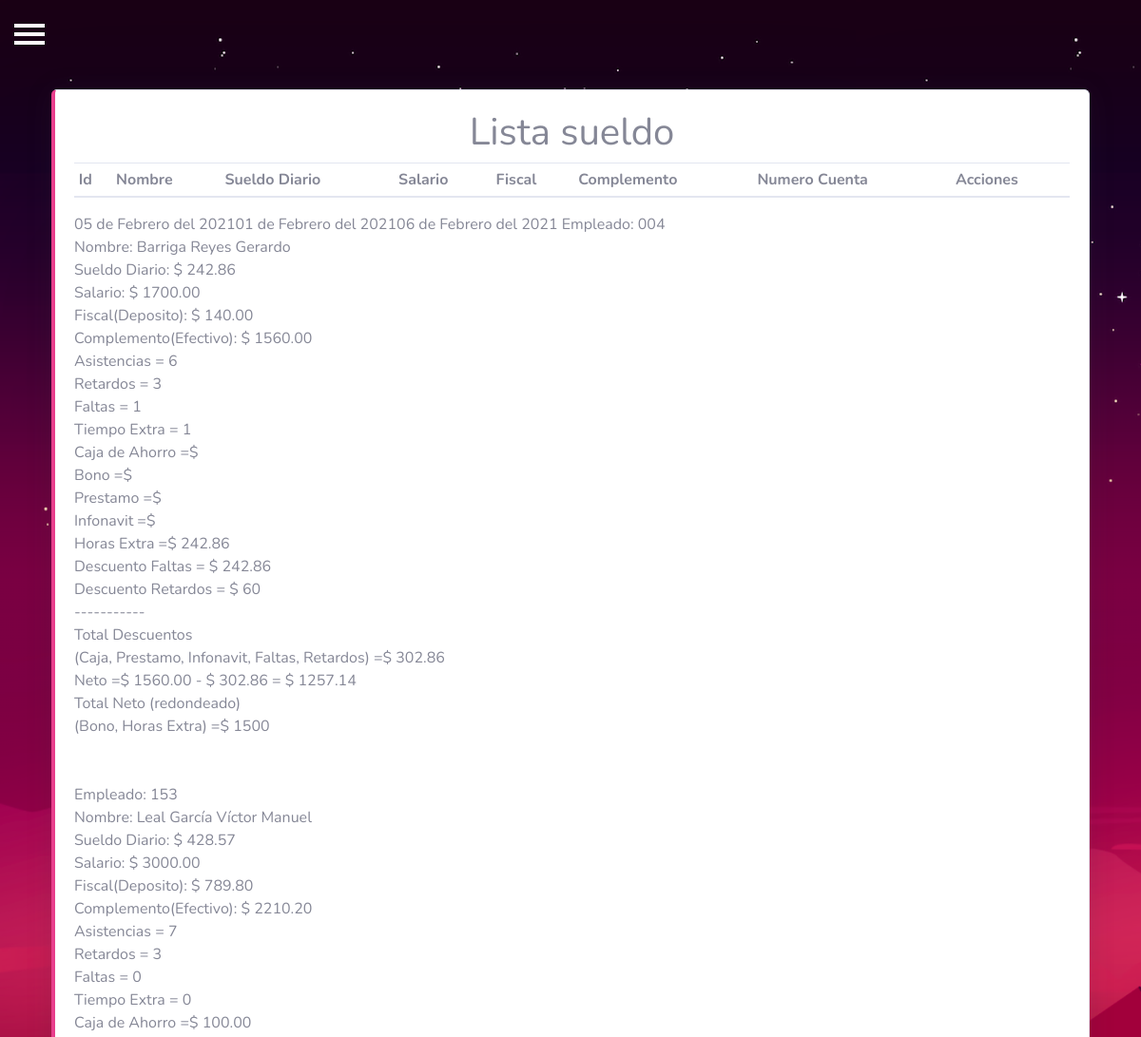
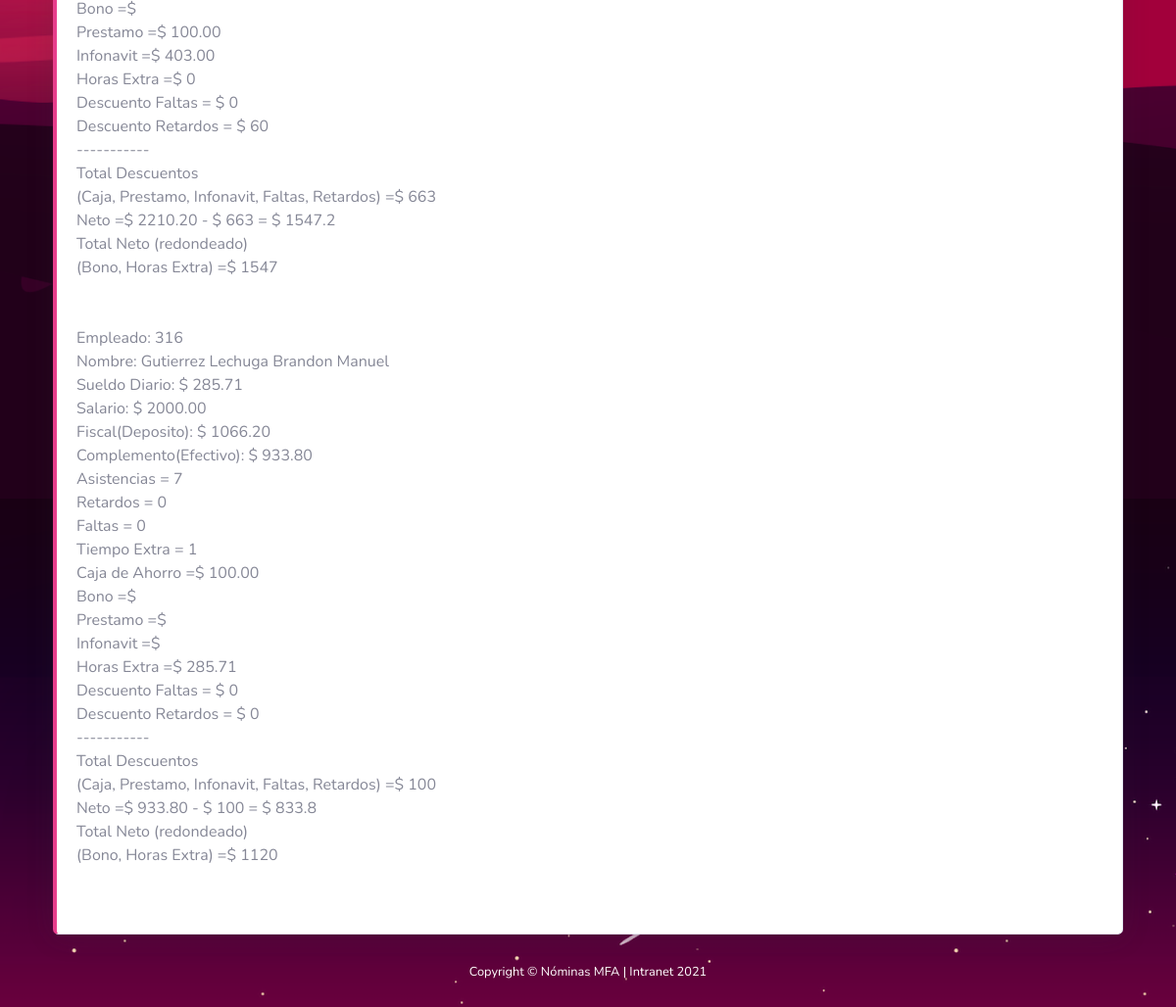
The app's page /crearNomina.php with its own data (2 pictures, top to bottom).
### tables this page shows
CREATE TABLE `tab_sueldo` (
  `id_empleado` varchar(5) NOT NULL DEFAULT '0',
  `sueldo_diario` double(11,2) NOT NULL DEFAULT 0.00,
  `salario` double(11,2) NOT NULL DEFAULT 0.00,
  `fiscal` double(11,2) NOT NULL DEFAULT 0.00,
  `complemento` double(11,2) NOT NULL DEFAULT 0.00,
  `pago_neto` double(11,2) NOT NULL DEFAULT 0.00,
  `numero_cuenta` int(11) DEFAULT NULL,
  PRIMARY KEY (`id_empleado`)
);

CREATE TABLE `tab_caja` (
  `id_empleado` varchar(5) NOT NULL DEFAULT '',
  `caja_ahorro` double(11,2) DEFAULT NULL,
  PRIMARY KEY (`id_empleado`)
);

CREATE TABLE `tab_prestamo` (
  `id_empleado` varchar(5) NOT NULL DEFAULT '',
  `cantidad_prestamo` double(11,2) DEFAULT NULL,
  `descuento_semana` double(11,2) DEFAULT NULL,
  `cantidad_restante` double(11,2) DEFAULT NULL,
  `finiquitado` varchar(20) DEFAULT NULL,
  PRIMARY KEY (`id_empleado`)
);

CREATE TABLE `tab_infonavit` (
  `id_empleado` varchar(5) NOT NULL DEFAULT '',
  `descuento` double(11,2) NOT NULL DEFAULT 0.00,
  PRIMARY KEY (`id_empleado`)
);

### crearNomina.php (the view, shortened to what this page needs)
<?php
include("assets/controler/conexion.php");
date_default_timezone_set("America/Mexico_City");?>
<!DOCTYPE html>
<html lang="es">
<head>
    <?php include("assets/common/header.php"); ?>
</head>
<body id="page-top">
    <div id="wrapper">
        <?php include("assets/common/topbar.php"); ?>
        <div id="page-content-wrapper">
            <br>
            <div class="container">
                <div class="card border-left-pink shadow ">
                    <div class="card-body">
                        <h1>
                            <center>Lista sueldo</center>
                        </h1>
                        <div class="table-responsive">
                            <table class="table table-hover table-sm" id="dataTableCliente" width="100%" cellspacing="0">
                                <thead>
                                    <tr>
                                        <th>Id</th>
                                        <th>Nombre</th>
                                        <th>Sueldo Diario</th>
                                        <th>Salario</th>
                                        <th>Fiscal</th>
                                        <th>Complemento</th>
                                        <th>Numero Cuenta</th>
                                        <th>Acciones</th>
                                    </tr>
                                </thead>
                            </table>
                            <?php
     $date_obj = new DateTime('2021-01-31');
     $num_day = $date_obj->format('w');
     $date_obj->modify("-$num_day day");
     $wdays = array();
     for ($i = 0; $i < 7; $i++) {
         $wdays[] = $date_obj->format('Y-m-d');
         $date_obj->modify('+1 day');
     }
function fechaletra($fecha_inicio){
    $Inicio = explode("-", $fecha_inicio);
    $dia=$Inicio[2];
    $mes=$Inicio[1];
    $año=$Inicio[0];
    switch ($mes) {
        case '02':
            $m="Febrero";
            break;
    }
    return $dia . " de " . $m . " del " . $año;
    }
   echo $fecha_viernes = fechaletra($wdays[5]);
   echo $fecha_lunes = fechaletra($wdays[1]);
   echo $fecha_sabado = fechaletra($wdays[6]);
                            $queryEmpleado = "SELECT * FROM tab_sueldo";
                            $rsEmpleado = mysqli_query($con, $queryEmpleado) or die(mysqli_error($con));
                            while ($Empleado = mysqli_fetch_array($rsEmpleado)) {
                                $queryAsistencia = "SELECT concat(e.apellido_pat_empleado, ' ', e.apellido_mat_empleado, ' ', e.nombre_empleado) AS nom_empleado, SUM(a.status = '1') AS T, SUM(a.status = '2') AS TT, SUM(a.status = 'R') AS R, SUM(a.status = 'RR') AS RR, SUM(a.status = 'F') AS F, SUM(a.status = 'M') AS M
                                        FROM tab_asistencia AS a
                                        JOIN tab_empleado AS e
                                        ON a.id_empleado = e.id_empleado
                                        WHERE a.id_empleado = '" . $Empleado['id_empleado'] . "' AND a.fecha BETWEEN '2021-01-31' AND '2021-02-06'
                                        GROUP BY nom_empleado";
                                $rsAsistencia = mysqli_query($con, $queryAsistencia) or die(mysqli_error($con));
                                $Asistencia = mysqli_fetch_array($rsAsistencia);
                                $queryBono = "SELECT bono
                                        FROM tab_bono
                                        WHERE id_empleado = '". $Empleado['id_empleado'] ."'";
                                $rsBono = mysqli_query($con, $queryBono) or die(mysqli_error($con));
                                $Bono = mysqli_fetch_array($rsBono);
                                $queryCaja = "SELECT caja_ahorro
                                        FROM tab_caja
                                        WHERE id_empleado = '". $Empleado['id_empleado'] ."'";
                                $rsCaja = mysqli_query($con, $queryCaja) or die(mysqli_error($con));
                                $Caja = mysqli_fetch_array($rsCaja);
                                $queryInfonavit = "SELECT descuento
                                        FROM tab_infonavit
                                        WHERE id_empleado = '". $Empleado['id_empleado'] ."'";
                                $rsInfonavit = mysqli_query($con, $queryInfonavit) or die(mysqli_error($con));
                                $Infonavit = mysqli_fetch_array($rsInfonavit);
                                $queryPrestamo = "SELECT descuento_semana
                                        FROM tab_prestamo
                                        WHERE id_empleado = '". $Empleado['id_empleado'] ."'";
                                $rsPrestamo = mysqli_query($con, $queryPrestamo) or die(mysqli_error($con));
                                $Prestamo = mysqli_fetch_array($rsPrestamo);
                                $CountFaltas = $Asistencia['F'];
                                $CountRetardos = $Asistencia['R'] + ($Asistencia['RR'] * 2);
                                $CountTExtra = $Asistencia['TT'] + ($Asistencia['M']* 0.5);
                                $CountAsistencias = $Asistencia['T'] + $Asistencia['TT'] + $Asistencia['R'] + $Asistencia['RR']+$Asistencia['M'];
                                $HorasExtra = $CountTExtra * $Empleado['sueldo_diario'];
                                $DescuentoRetardos = $CountRetardos * 20 ;
                                $DescuentoFaltas = $CountFaltas * $Empleado['sueldo_diario'];
                                $TotalDescuentos = $Caja['caja_ahorro']+$Prestamo['descuento_semana']+$Infonavit['descuento']+$DescuentoFaltas+$DescuentoRetardos;
                                $Neto = $Empleado['complemento']-$TotalDescuentos;
                                $TotalNeto = round($Neto+$HorasExtra+$Bono['bono']);
                                echo "
                                                Empleado: " . $Empleado['id_empleado'] . "<br>
                                                Nombre: " . $Asistencia['nom_empleado'] . "<br>
                                                Sueldo Diario: $ " . $Empleado['sueldo_diario'] . "<br>
                                                Salario: $ " . $Empleado['salario'] . "<br>
                                                Fiscal(Deposito): $ " . $Empleado['fiscal'] . "<br>
                                                Complemento(Efectivo): $ " . $Empleado['complemento'] . "<br>
                                                Asistencias = " . $CountAsistencias . "<br>
                                                Retardos = " . $CountRetardos . "<br>
                                                Faltas = " . $CountFaltas . "<br>
                                                Tiempo Extra = " . $CountTExtra . "<br>
                                                Caja de Ahorro =$ " . $Caja['caja_ahorro'] . "<br>
                                                Bono =$ " . $Bono['bono'] . "<br>
                                                Prestamo =$ " . $Prestamo['descuento_semana'] . "<br>
                                                Infonavit =$ " . $Infonavit['descuento'] . "<br>
                                                Horas Extra =$ " .$HorasExtra . "<br>
                                                Descuento Faltas = $ " . $DescuentoFaltas . "<br>
                                                Descuento Retardos = $ " .$DescuentoRetardos . "<br>
                                                ----------- <br>
                                                Total Descuentos<br>
                                                (Caja, Prestamo, Infonavit, Faltas, Retardos) =$ " . $TotalDescuentos . "<br>
                                                Neto =$ " . $Empleado['complemento'] . " - $ " . $TotalDescuentos . " = $ " . $Neto . "<br>
                                                Total Neto (redondeado)<br>
                                                (Bono, Horas Extra) =$ " . $TotalNeto . " <br>
                                                <br><br>
                                        ";
                            } ?>
                        </div>
                    </div>
                </div>
            </div>
            <?php include("assets/common/foter.php"); ?>
        </div>
    </div>
</body>
</html>

### assets/css/code.css (style rules this page uses)
* { margin: 0; padding: 0; box-sizing: border-box; }

### assets/css/style.css (style rules this page uses)
body { position: relative; overflow-x: hidden; background-image: url("../img/Fondo/wallpaper.png"); background-attachment: fixed; }
body, html { height: 100%; }
#wrapper { padding-left: 0; -webkit-transition: all 0.5s ease; -moz-transition: all 0.5s ease; -o-transition: all 0.5s ease; transition: all 0.5s ease; }
#page-content-wrapper { width: 100%; padding-top: 70px; }

### records on screen
tab_sueldo: id_empleado "004", nom_empleado "Barriga Reyes Gerardo", sueldo_diario "242.86", salario "1700.00", fiscal "140.00", complemento "1560.00", CountAsistencias "6", CountRetardos "3", CountFaltas "1", CountTExtra "1", HorasExtra "242.86", DescuentoFaltas "242.86", DescuentoRetardos "60", TotalDescuentos "302.86", Neto "1257.14", TotalNeto "1500"
tab_sueldo: id_empleado "153", nom_empleado "Leal García Víctor Manuel", sueldo_diario "428.57", salario "3000.00", fiscal "789.80", complemento "2210.20", CountAsistencias "7", CountRetardos "3", CountFaltas "0", CountTExtra "0", tab_caja.caja_ahorro "100.00", tab_prestamo.descuento_semana "100.00", tab_infonavit.descuento "403.00", HorasExtra "0", DescuentoFaltas "0", DescuentoRetardos "60", TotalDescuentos "663", Neto "1547.2", TotalNeto "1547"
tab_sueldo: id_empleado "316", nom_empleado "Gutierrez Lechuga Brandon Manuel", sueldo_diario "285.71", salario "2000.00", fiscal "1066.20", complemento "933.80", CountAsistencias "7", CountRetardos "0", CountFaltas "0", CountTExtra "1", tab_caja.caja_ahorro "100.00", HorasExtra "285.71", DescuentoFaltas "0", DescuentoRetardos "0", TotalDescuentos "100", Neto "833.8", TotalNeto "1120"

### other values on screen
$fecha_viernes = fechaletra($wdays[5]) "05 de Febrero del 2021"
$fecha_lunes = fechaletra($wdays[1]) "01 de Febrero del 2021"
$fecha_sabado = fechaletra($wdays[6]) "06 de Febrero del 2021"
